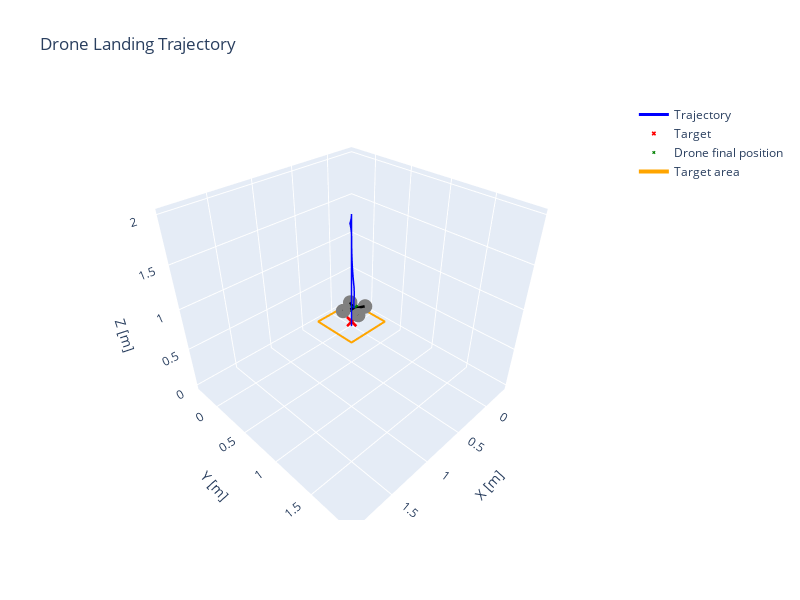

The cell this chart's notebook holds for it:
### Markdown cell above
In this case, the drone has to counteract the constant wind by learning which speed to produce. This is the role of the integral contribution of the PID controller. Here, small $K_i$ coefficients helps to reach the center with more precision (up to the precision of the drone landing sequence):

### Code cell
sim_dt = 0.1         # simulation step (10 Hz)
env = DroneLandingEnv(render_mode=None, dt=sim_dt)
controller_dt = 1.0  # controller step (1 Hz)

pid = PIDController(Kp=[2.0,2.0,2.0, 1.0], Ki=[0.2,0.2,0.0,0.2], Kd=[0.0,0.0,0.0,0.0], dt=controller_dt, integral_limit=0.5, z_fixed_speed= -0.2, yaw_2_steps =True, finer_gains=True)

# Delay and packet loss parameters
wind_std=[0.2, 0.2, 0.2, 0.2]

states, target = run_noisy_pid_simulation(env = env, pid = pid, init_mode='fixed', plot=True, init_pos = [2.0,2.0,2.0,2.0], max_delay_steps = 0, p_loss = 0, wind_std = wind_std, noise_std = 0.0)

### Figure 1 — Plotly figure (JSON) as saved in the notebook; plotly's stock layout.template omitted (floating-point values rounded to 4 significant figures)
{"data": [{"line": {"color": "blue", "width": 3}, "mode": "lines", "name": "Trajectory", "x": [1.93, 1.859, 1.789, 1.719, 1.648, 1.578, 1.508, 1.437, 1.367, 1.297, 1.227, 1.157, 1.087, 1.017, 0.9474, 0.8776, 0.8077, 0.7379, 0.668, 0.5982, 0.531, 0.4637, 0.3965, 0.3293, 0.2621, 0.1949, 0.1277, 0.06053, -0.006671, -0.07387, -0.07091, -0.06767, -0.06418, -0.06048, -0.05661, -0.05259, -0.04848, -0.04431, -0.04012, -0.03596, -0.0365, -0.03662, -0.03632, -0.0356, -0.03447, -0.03294, -0.03101, -0.02872, -0.02609, -0.02313, -0.03456, -0.04655, -0.05907, -0.07207, -0.08553, -0.09942, -0.1137, -0.1283, -0.1432, -0.1385, -0.1343, -0.1251], "y": [1.93, 1.859, 1.789, 1.719, 1.648, 1.578, 1.508, 1.437, 1.367, 1.297, 1.227, 1.157, 1.087, 1.017, 0.9474, 0.8776, 0.8077, 0.7379, 0.668, 0.5982, 0.531, 0.4637, 0.3965, 0.3293, 0.2621, 0.1949, 0.1277, 0.06053, -0.006671, -0.07387, -0.07091, -0.06826, -0.06594, -0.06398, -0.0624, -0.06121, -0.06043, -0.06005, -0.0601, -0.06055, -0.05629, -0.05198, -0.04769, -0.04345, -0.0393, -0.03528, -0.03143, -0.02778, -0.02438, -0.02126, -0.03235, -0.04285, -0.05271, -0.06191, -0.07043, -0.07825, -0.08535, -0.09169, -0.09728, -0.08809, -0.09186, -0.08147], "z": [1.99, 1.979, 1.969, 1.959, 1.949, 1.938, 1.928, 1.918, 1.907, 1.897, 1.882, 1.866, 1.85, 1.835, 1.819, 1.804, 1.788, 1.773, 1.757, 1.741, 1.71, 1.679, 1.648, 1.617, 1.586, 1.555, 1.524, 1.493, 1.462, 1.43, 1.421, 1.411, 1.402, 1.393, 1.383, 1.374, 1.364, 1.355, 1.345, 1.336, 1.318, 1.3, 1.282, 1.265, 1.247, 1.229, 1.211, 1.193, 1.176, 1.158, 1.074, 0.9893, 0.9051, 0.8209, 0.7367, 0.6524, 0.5682, 0.484, 0.3997, 0.2997, 0.1997, 0.09974], "type": "scatter3d"}, {"marker": {"color": "red", "size": 4, "symbol": "x"}, "mode": "markers", "name": "Target", "x": [0.0], "y": [0.0], "z": [0.0], "type": "scatter3d"}, {"marker": {"color": "green", "size": 3, "symbol": "x"}, "mode": "markers", "name": "Drone final position", "x": [-0.1251], "y": [-0.08147], "z": [0.09974], "type": "scatter3d"}, {"line": {"color": "black", "width": 5}, "mode": "lines", "showlegend": false, "x": [-0.2608, 0.01051], "y": [-0.01742, -0.1455], "z": [0.09974, 0.09974], "type": "scatter3d"}, {"line": {"color": "black", "width": 5}, "mode": "lines", "showlegend": false, "x": [-0.1892, -0.06108], "y": [-0.2171, 0.05417], "z": [0.09974, 0.09974], "type": "scatter3d"}, {"marker": {"color": "gray", "size": 5, "symbol": "circle"}, "mode": "markers", "showlegend": false, "x": [0.01051], "y": [-0.1455], "z": [0.09974], "type": "scatter3d"}, {"marker": {"color": "gray", "size": 5, "symbol": "circle"}, "mode": "markers", "showlegend": false, "x": [-0.2608], "y": [-0.01742], "z": [0.09974], "type": "scatter3d"}, {"marker": {"color": "gray", "size": 5, "symbol": "circle"}, "mode": "markers", "showlegend": false, "x": [-0.06108], "y": [0.05417], "z": [0.09974], "type": "scatter3d"}, {"marker": {"color": "gray", "size": 5, "symbol": "circle"}, "mode": "markers", "showlegend": false, "x": [-0.1892], "y": [-0.2171], "z": [0.09974], "type": "scatter3d"}, {"line": {"color": "orange", "width": 4}, "mode": "lines", "name": "Target area", "x": [-0.3, 0.3, 0.3, -0.3, -0.3], "y": [-0.3, -0.3, 0.3, 0.3, -0.3], "z": [0.0, 0.0, 0.0, 0.0, 0.0], "type": "scatter3d"}], "layout": {"scene": {"xaxis": {"title": {"text": "X [m]"}}, "yaxis": {"title": {"text": "Y [m]"}}, "zaxis": {"title": {"text": "Z [m]"}}, "aspectmode": "data"}, "title": {"text": "Drone Landing Trajectory"}, "width": 800, "height": 600}}
